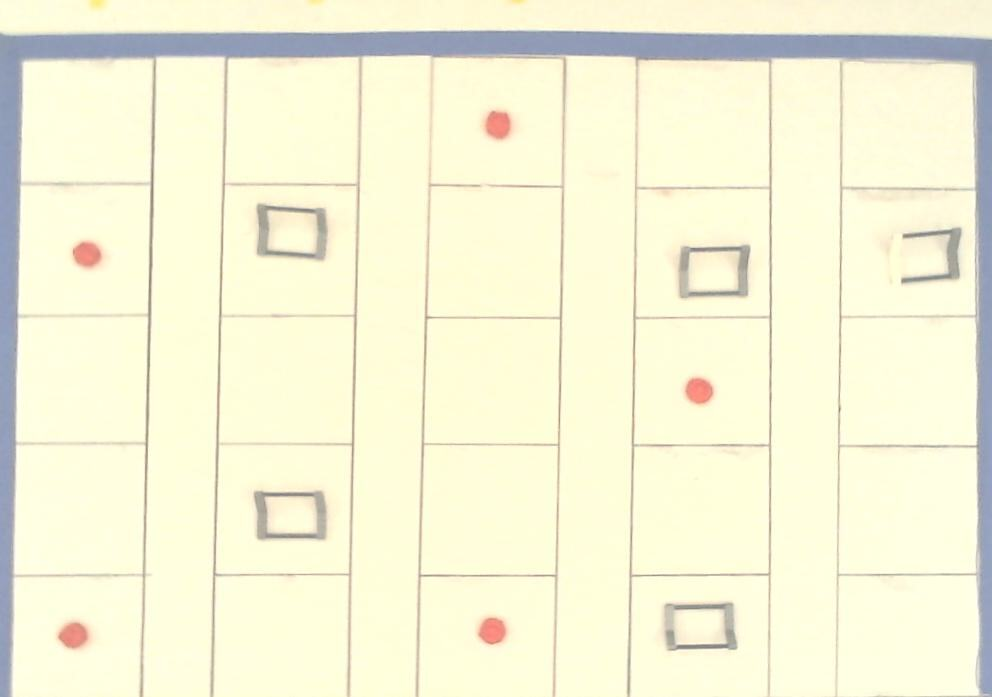
#> input picture Sprint #4 - Classification, Images, and Neural Networks/images/im3.jpg, 992 x 697 px
$ jupyter execute --allow-errors '2024-11-26 - Slicing a non uniform board.ipynb'   (shell and % lines are left out)
#> lines starting #> are read from the running program, lines starting #| are printed output that depends on the picture
[cell 1]
from pylab import *
import cv2
from image_defs import *

## Get the image slicing to work with one image

- You need a thresholded (black and white)
- you may need to truncate the image to omit stuff outside the board

[cell 2]
image=imread(f"images/im3.jpg")
#> image is the input picture: shape (697, 992, 3); mean R, G, B 244.9, 243.5, 215.4
imshow(image)

[cell 3]
count=0
sqr=125
sqc=160
buf_c=45

init_buf_r=55

r=4


start_im_r=r*sqr+init_buf_r
end_im_r=start_im_r+sqr

imshow(image[start_im_r:end_im_r,:])
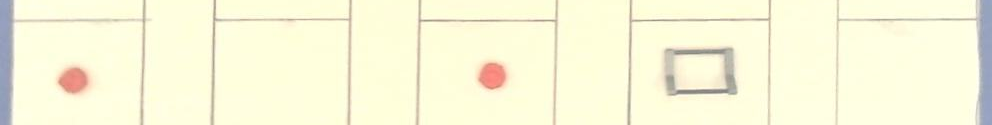
#> shown: shape (125, 992, 3); mean R, G, B 248.9, 247.2, 218.1

[cell 4]
count=0
sqr=120
sqc=160
buf_c=45

c=4


start_im_c=c*sqc+c*buf_c
end_im_c=start_im_c+sqc

imshow(image[:,start_im_c:end_im_c])
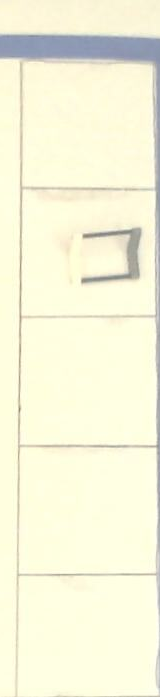
#> shown: shape (697, 160, 3); mean R, G, B 246.3, 245.1, 218.9

$ run again, with Sprint #4 - Classification, Images, and Neural Networks/images/Plain2.jpg copied over Sprint #4 - Classification, Images, and Neural Networks/images/im3.jpg
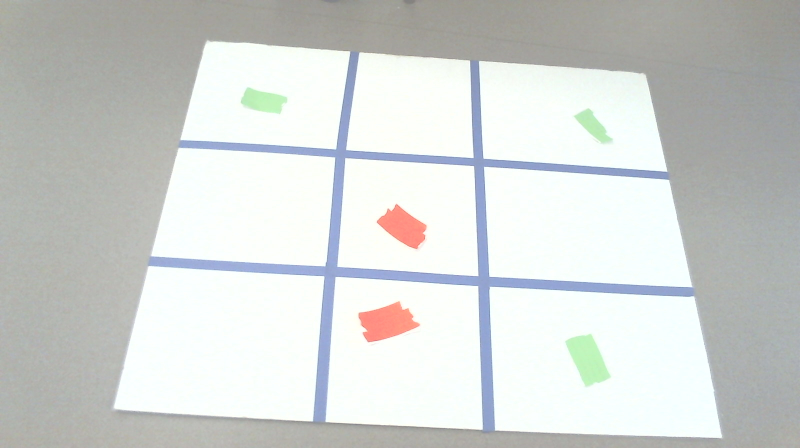
#> input picture Sprint #4 - Classification, Images, and Neural Networks/images/Plain2.jpg, 1600 x 896 px (shown at 1/2 size)
#> image is the input picture: shape (896, 1600, 3); mean R, G, B 208.7, 211.9, 210
#> `[cell 3] count=0 sqr=125 sqc=160 buf_c=45  init_buf_r=55  r=4   start_..`:
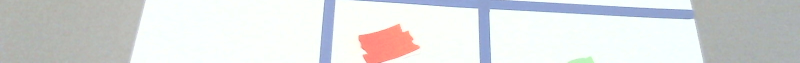
#> shown: shape (125, 1600, 3) (shown at 1/2 size); mean R, G, B 220.8, 222.6, 223.1
#> `[cell 4] count=0 sqr=120 sqc=160 buf_c=45  c=4   start_im_c=c*sqc+c*bu..`:
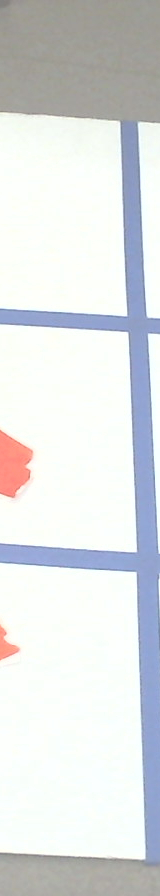
#> shown: shape (896, 160, 3); mean R, G, B 221.6, 224.4, 225.9
